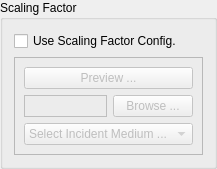
                         <widget class="QGroupBox" name="groupBox_5">
                          <property name="title">
                           <string>Scaling Factor</string>
                          </property>
                          <layout class="QVBoxLayout" name="verticalLayout_20">
                           <item>
                            <widget class="QCheckBox" name="scalingFactorFlag">
                             <property name="text">
                              <string>Use Scaling Factor Config.</string>
                             </property>
                             <property name="checked">
                              <bool>false</bool>
                             </property>
                            </widget>
                           </item>
                           <item>
                            <widget class="QFrame" name="scalingFactorConfigFrame">
                             <property name="enabled">
                              <bool>false</bool>
                             </property>
                             <property name="frameShape">
                              <enum>QFrame::StyledPanel</enum>
                             </property>
                             <property name="frameShadow">
                              <enum>QFrame::Raised</enum>
                             </property>
                             <layout class="QVBoxLayout" name="verticalLayout_21">
                              <item>
                               <widget class="QPushButton" name="previewScalingFactorFile">
                                <property name="text">
                                 <string>Preview ...</string>
                                </property>
                               </widget>
                              </item>
                              <item>
                               <layout class="QHBoxLayout" name="horizontalLayout_13" stretch="5,2">
                                <item>
                                 <widget class="QLabel" name="scalingFactorFile">
                                  <property name="frameShape">
                                   <enum>QFrame::Box</enum>
                                  </property>
                                  <property name="text">
                                   <string/>
                                  </property>
                                 </widget>
                                </item>
                                <item>
                                 <widget class="QPushButton" name="sfBrowseButton">
                                  <property name="enabled">
                                   <bool>true</bool>
                                  </property>
                                  <property name="text">
                                   <string>Browse ...</string>
                                  </property>
                                 </widget>
                                </item>
                               </layout>
                              </item>
                              <item>
                               <widget class="QComboBox" name="selectIncidentMediumList">
                                <property name="enabled">
                                 <bool>true</bool>
                                </property>
                                <item>
                                 <property name="text">
                                  <string>Select Incident Medium ...</string>
                                 </property>
                                </item>
                               </widget>
                              </item>
                             </layout>
                            </widget>
                           </item>
                          </layout>
                         </widget>
